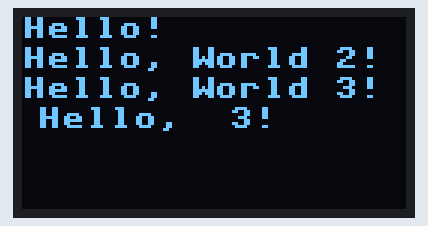
Recording of a program running on a simulated ESP32 board running MicroPython. Parts: 128×64 one-colour display. Library files of the repository ran but are not shown: ssd1306.py; what the program prints to the serial console is not drawn. At 0.1 s the program stops and its outputs stay as they are.

Above: at 0.1 s.

The program:

i2cOLED.py
```python
from machine import Pin, SoftI2C
import time
import ssd1306


# 创建i2c对象
i2c = SoftI2C(scl=Pin(0), sda=Pin(4))

# 宽度高度
oled_width = 128
oled_height = 64

# 创建oled屏幕对象
oled = ssd1306.SSD1306_I2C(oled_width, oled_height, i2c)

# 在指定位置处显示文字
oled.text('Hello!', 0, 0)
oled.text('Hello, World 2!', 0, 10)
oled.text('Hello, World 3!', 0, 20)

oled.show()


print(1)

oled.text('Hello,  3!', 5, 30)
oled.show()
```
